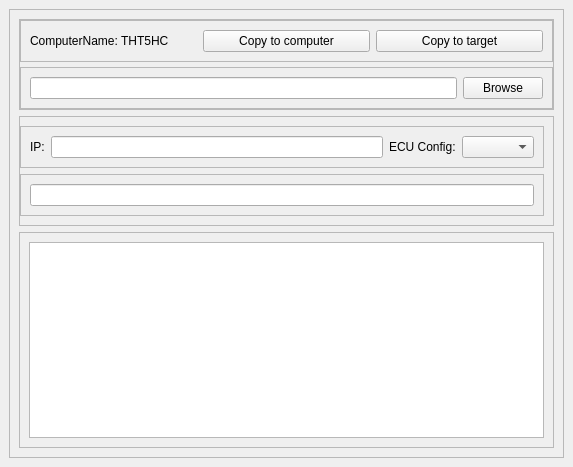
<?xml version="1.0" encoding="UTF-8"?>
<ui version="4.0">
 <class>MainWindow</class>
 <widget class="QMainWindow" name="MainWindow">
  <property name="geometry">
   <rect>
    <x>0</x>
    <y>0</y>
    <width>573</width>
    <height>467</height>
   </rect>
  </property>
  <property name="windowTitle">
   <string>MainWindow</string>
  </property>
  <widget class="QWidget" name="centralwidget">
   <layout class="QHBoxLayout" name="horizontalLayout">
    <item>
     <widget class="QFrame" name="frame">
      <property name="frameShape">
       <enum>QFrame::StyledPanel</enum>
      </property>
      <property name="frameShadow">
       <enum>QFrame::Raised</enum>
      </property>
      <layout class="QVBoxLayout" name="verticalLayout">
       <item>
        <widget class="QFrame" name="frame_target">
         <property name="frameShape">
          <enum>QFrame::StyledPanel</enum>
         </property>
         <property name="frameShadow">
          <enum>QFrame::Raised</enum>
         </property>
         <layout class="QVBoxLayout" name="verticalLayout_3">
          <property name="spacing">
           <number>5</number>
          </property>
          <property name="leftMargin">
           <number>0</number>
          </property>
          <property name="topMargin">
           <number>0</number>
          </property>
          <property name="rightMargin">
           <number>0</number>
          </property>
          <property name="bottomMargin">
           <number>0</number>
          </property>
          <item>
           <widget class="QFrame" name="frame_4">
            <property name="frameShape">
             <enum>QFrame::StyledPanel</enum>
            </property>
            <property name="frameShadow">
             <enum>QFrame::Raised</enum>
            </property>
            <layout class="QHBoxLayout" name="horizontalLayout_5">
             <item>
              <widget class="QLabel" name="label_3">
               <property name="text">
                <string>ComputerName: THT5HC</string>
               </property>
              </widget>
             </item>
             <item>
              <widget class="QPushButton" name="pushButton_2">
               <property name="text">
                <string>Copy to computer</string>
               </property>
              </widget>
             </item>
             <item>
              <widget class="QPushButton" name="pushButton_3">
               <property name="text">
                <string>Copy to target</string>
               </property>
              </widget>
             </item>
            </layout>
           </widget>
          </item>
          <item>
           <widget class="QFrame" name="frame_5">
            <property name="frameShape">
             <enum>QFrame::StyledPanel</enum>
            </property>
            <property name="frameShadow">
             <enum>QFrame::Raised</enum>
            </property>
            <layout class="QHBoxLayout" name="horizontalLayout_4">
             <item>
              <widget class="QLineEdit" name="lineEdit_3"/>
             </item>
             <item>
              <widget class="QPushButton" name="pushButton">
               <property name="text">
                <string>Browse</string>
               </property>
              </widget>
             </item>
            </layout>
           </widget>
          </item>
         </layout>
        </widget>
       </item>
       <item>
        <widget class="QFrame" name="frame_host">
         <property name="frameShape">
          <enum>QFrame::StyledPanel</enum>
         </property>
         <property name="frameShadow">
          <enum>QFrame::Raised</enum>
         </property>
         <layout class="QVBoxLayout" name="verticalLayout_2">
          <property name="leftMargin">
           <number>0</number>
          </property>
          <item>
           <widget class="QFrame" name="frame_2">
            <property name="frameShape">
             <enum>QFrame::StyledPanel</enum>
            </property>
            <property name="frameShadow">
             <enum>QFrame::Raised</enum>
            </property>
            <layout class="QHBoxLayout" name="horizontalLayout_2">
             <item>
              <widget class="QLabel" name="label">
               <property name="text">
                <string>IP:</string>
               </property>
              </widget>
             </item>
             <item>
              <widget class="QLineEdit" name="lineEdit_2"/>
             </item>
             <item>
              <widget class="QLabel" name="label_2">
               <property name="text">
                <string>ECU Config:</string>
               </property>
              </widget>
             </item>
             <item>
              <widget class="QComboBox" name="comboBox"/>
             </item>
            </layout>
           </widget>
          </item>
          <item>
           <widget class="QFrame" name="frame_3">
            <property name="frameShape">
             <enum>QFrame::StyledPanel</enum>
            </property>
            <property name="frameShadow">
             <enum>QFrame::Raised</enum>
            </property>
            <layout class="QHBoxLayout" name="horizontalLayout_3">
             <item>
              <widget class="QLineEdit" name="lineEdit"/>
             </item>
            </layout>
           </widget>
          </item>
         </layout>
        </widget>
       </item>
       <item>
        <widget class="QFrame" name="frame_log">
         <property name="frameShape">
          <enum>QFrame::StyledPanel</enum>
         </property>
         <property name="frameShadow">
          <enum>QFrame::Raised</enum>
         </property>
         <layout class="QVBoxLayout" name="verticalLayout_4">
          <item>
           <widget class="QTextBrowser" name="textBrowser"/>
          </item>
         </layout>
        </widget>
       </item>
      </layout>
     </widget>
    </item>
   </layout>
  </widget>
 </widget>
 <resources/>
 <connections/>
</ui>
